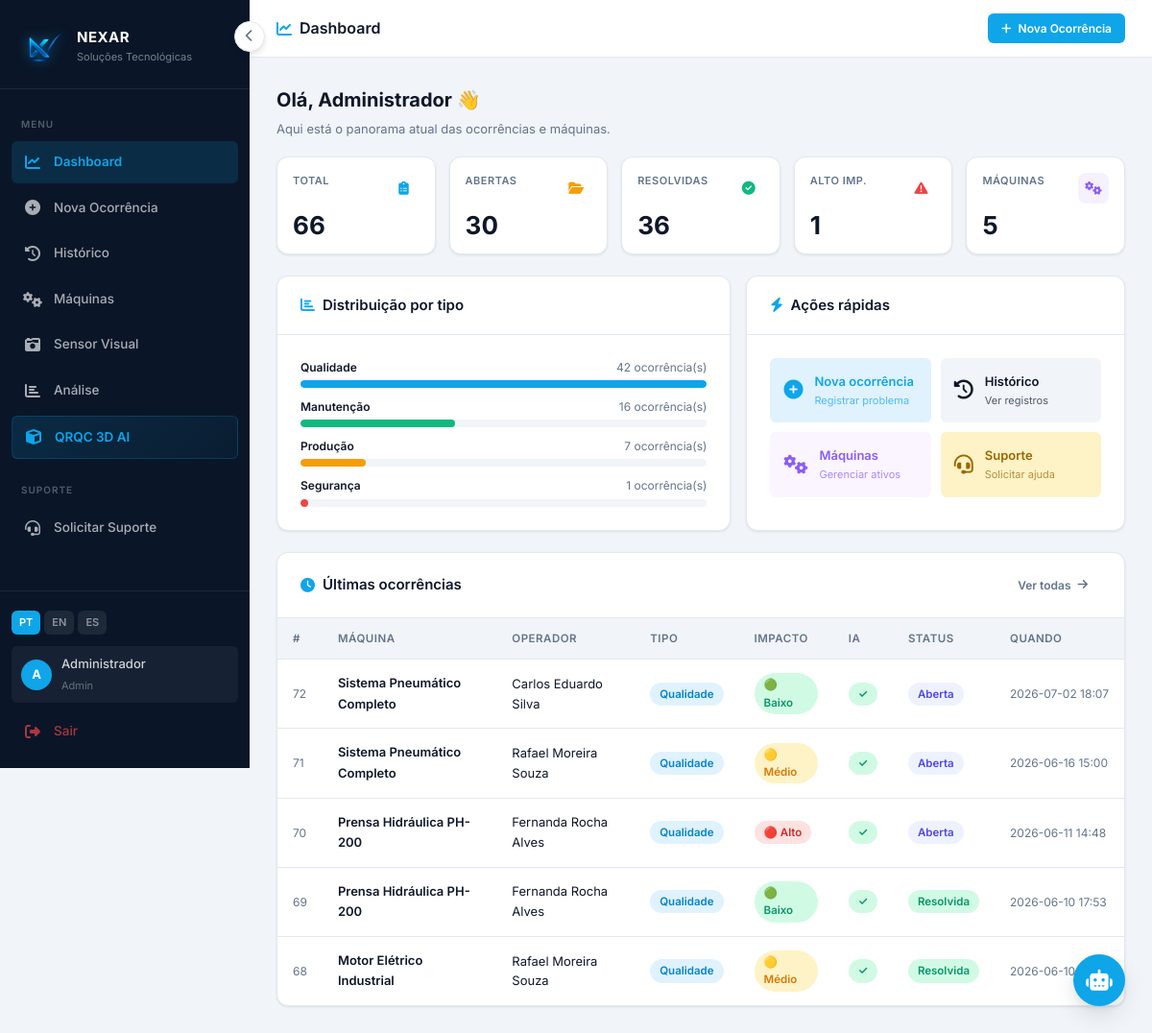
/dashboard (signed in), run on the app's committed database.
### tables this page shows
CREATE TABLE usuarios (
            id INTEGER PRIMARY KEY AUTOINCREMENT,
            nome TEXT NOT NULL,
            email TEXT UNIQUE NOT NULL,
            senha_hash TEXT NOT NULL,
            perfil TEXT DEFAULT 'operador',
            ativo INTEGER DEFAULT 1,
            criado_em DATETIME DEFAULT CURRENT_TIMESTAMP
        );

CREATE TABLE ocorrencias (
            id INTEGER PRIMARY KEY AUTOINCREMENT,
            data_ocorrencia TEXT,
            nome_operador TEXT,
            setor_area TEXT,
            descricao TEXT,
            tipo_ocorrencia TEXT,
            nivel_impacto TEXT,
            problema_recorrente TEXT,
            detalhamento_tecnico TEXT,
            resposta_ia TEXT,
            imagem_url TEXT,
            data_registro DATETIME DEFAULT CURRENT_TIMESTAMP
        , ia_status TEXT DEFAULT 'ok', status TEXT DEFAULT 'Aberta', diagrama_url TEXT, maquina_id INTEGER, anotacoes_ia TEXT, solucao_aplicada TEXT, componente_real TEXT, data_resolucao DATETIME, resolvido_por_id INTEGER);

CREATE TABLE maquinas (
            id INTEGER PRIMARY KEY AUTOINCREMENT,
            nome TEXT NOT NULL,
            modelo TEXT,
            fabricante TEXT,
            ano TEXT,
            setor TEXT,
            descricao TEXT,
            criado_em DATETIME DEFAULT CURRENT_TIMESTAMP
        );

### app.py (the view)
@app.route("/dashboard")
@login_required
def dashboard():
    conn = get_db()
    total       = conn.execute("SELECT COUNT(*) AS n FROM ocorrencias").fetchone()["n"]
    abertas     = conn.execute("SELECT COUNT(*) AS n FROM ocorrencias WHERE status = 'Aberta'").fetchone()["n"]
    resolvidas  = conn.execute("SELECT COUNT(*) AS n FROM ocorrencias WHERE status IN ('Resolvida','Fechada')").fetchone()["n"]
    alto_imp    = conn.execute("SELECT COUNT(*) AS n FROM ocorrencias WHERE nivel_impacto = 'Alto' AND status = 'Aberta'").fetchone()["n"]
    total_maq   = conn.execute("SELECT COUNT(*) AS n FROM maquinas").fetchone()["n"]
    por_tipo = conn.execute("""
        SELECT COALESCE(tipo_ocorrencia,'Outros') AS tipo, COUNT(*) AS n
        FROM ocorrencias GROUP BY tipo ORDER BY n DESC
    """).fetchall()
    ultimas = conn.execute("""
        SELECT o.id, o.nome_operador, o.tipo_ocorrencia, o.nivel_impacto,
               o.descricao, o.status, o.data_registro, o.ia_status,
               m.nome AS maquina_nome
        FROM ocorrencias o
        LEFT JOIN maquinas m ON o.maquina_id = m.id
        ORDER BY o.data_registro DESC LIMIT 5
    """).fetchall()
    conn.close()
    kpis = {
        "total": total, "abertas": abertas, "resolvidas": resolvidas,
        "alto_impacto": alto_imp, "maquinas": total_maq,
    }
    return render_template("telaInicial.html", kpis=kpis, por_tipo=por_tipo, ultimas=ultimas)

### app.py (called while the page is built)
def get_db():
    conn = sqlite3.connect("qrqc.db")
    conn.row_factory = sqlite3.Row
    return conn

@login_manager.user_loader
def load_user(user_id):
    conn = get_db()
    u = conn.execute("SELECT * FROM usuarios WHERE id = ?", (user_id,)).fetchone()
    conn.close()
    if u:
        return User(u["id"], u["nome"], u["email"], u["perfil"])
    return None

@app.context_processor
def inject_globals():
    lang = session.get("lang", "pt")
    return {"t": TRANSLATIONS.get(lang, TRANSLATIONS["pt"]), "lang": lang}

### templates/telaInicial.html (shortened to what this page needs)
{% extends 'menu.html' %}
{% block content %}
<div class="topbar">
  <div class="topbar-title">
    <i class="fas fa-chart-line"></i> Dashboard
  </div>
  <div class="topbar-actions">
    <a href="{{ url_for('CadastroOcorrencia') }}" class="btn btn-primary btn-sm">
      <i class="fas fa-plus"></i> {{ t.nova_ocorrencia }}
    </a>
  </div>
</div>
<div class="page-body">
  <div style="margin-bottom:18px;">
    <h2 style="font-size:20px; font-weight:700; color:var(--text); margin-bottom:4px;">
      Olá, {{ current_user.nome.split()[0] }} 👋
    </h2>
    <p style="color:var(--text-muted); font-size:13px;">
      Aqui está o panorama atual das ocorrências e máquinas.
    </p>
  </div>
  <div class="kpi-grid">
    {% set cards = [
      ('Total',      kpis.total,        'fa-clipboard-list', 'var(--primary)'),
      ('Abertas',    kpis.abertas,      'fa-folder-open',    'var(--warning)'),
      ('Resolvidas', kpis.resolvidas,   'fa-check-circle',   'var(--success)'),
      ('Alto Imp.',  kpis.alto_impacto, 'fa-exclamation-triangle','var(--danger)'),
      ('Máquinas',   kpis.maquinas,     'fa-cogs',           '#8B5CF6'),
    ] %}
    {% for label, valor, icon, cor in cards %}
    <div class="card" style="padding:16px;">
      <div style="display:flex; justify-content:space-between; align-items:flex-start; margin-bottom:10px;">
        <span style="font-size:11px; color:var(--text-muted); font-weight:600; text-transform:uppercase; letter-spacing:.5px;">{{ label }}</span>
        <div style="
          width:32px; height:32px; border-radius:8px;
          background:{{ cor }}15;
          display:flex; align-items:center; justify-content:center;
        ">
          <i class="fas {{ icon }}" style="color:{{ cor }}; font-size:14px;"></i>
        </div>
      </div>
      <div style="font-size:26px; font-weight:700; color:var(--text); line-height:1;">{{ valor }}</div>
    </div>
    {% endfor %}
  </div>
  <div class="dash-two-col">
    <div class="card">
      <div class="card-header">
        <span class="card-title"><i class="fas fa-chart-bar"></i> Distribuição por tipo</span>
      </div>
      <div class="card-body">
        {% if por_tipo %}
          {% set max_n = por_tipo[0].n if por_tipo[0].n > 0 else 1 %}
          <div style="display:flex; flex-direction:column; gap:10px;">
            {% for t_row in por_tipo %}
            {% set pct = (t_row.n * 100 // max_n) %}
            {% set cor = 'var(--primary)' if t_row.tipo == 'Qualidade'
                          else 'var(--danger)'  if t_row.tipo == 'Segurança'
                          else 'var(--warning)' if t_row.tipo == 'Produção'
                          else 'var(--success)' if t_row.tipo == 'Manutenção'
                          else 'var(--text-light)' %}
            <div>
              <div style="display:flex; justify-content:space-between; font-size:12px; margin-bottom:4px;">
                <span style="font-weight:600; color:var(--text);">{{ t_row.tipo }}</span>
                <span style="color:var(--text-muted);">{{ t_row.n }} ocorrência(s)</span>
              </div>
              <div style="height:8px; background:var(--bg-page); border-radius:4px; overflow:hidden;">
                <div style="height:100%; width:{{ pct }}%; background:{{ cor }}; border-radius:4px; transition:width .4s;"></div>
              </div>
            </div>
            {% endfor %}
          </div>
        {% else %}
          <div style="text-align:center; padding:32px 0; color:var(--text-muted);">
            <i class="fas fa-chart-bar" style="font-size:28px; opacity:.3; display:block; margin-bottom:8px;"></i>
            <p style="font-size:13px;">Nenhuma ocorrência registrada ainda.</p>
          </div>
        {% endif %}
      </div>
    </div>
    <div class="card">
      <div class="card-header">
        <span class="card-title"><i class="fas fa-bolt"></i> Ações rápidas</span>
      </div>
      <div class="card-body">
        <div class="grid-2" style="gap:10px;">
          <a href="{{ url_for('CadastroOcorrencia') }}" class="quick-action" style="background:var(--primary-light); color:var(--primary);">
            <i class="fas fa-plus-circle"></i>
            <div>
              <strong>Nova ocorrência</strong>
              <small>Registrar problema</small>
            </div>
          </a>
          <a href="{{ url_for('historico') }}" class="quick-action" style="background:#F1F5F9; color:var(--text);">
            <i class="fas fa-history"></i>
            <div>
              <strong>Histórico</strong>
              <small>Ver registros</small>
            </div>
          </a>
          <a href="{{ url_for('maquinas') }}" class="quick-action" style="background:#FAF5FF; color:#8B5CF6;">
            <i class="fas fa-cogs"></i>
            <div>
              <strong>Máquinas</strong>
              <small>Gerenciar ativos</small>
            </div>
          </a>
          <a href="{{ url_for('solicitacao') }}" class="quick-action" style="background:#FEF3C7; color:#9A6700;">
            <i class="fas fa-headset"></i>
            <div>
              <strong>Suporte</strong>
              <small>Solicitar ajuda</small>
            </div>
          </a>
        </div>
      </div>
    </div>
  </div>
  <div class="card">
    <div class="card-header">
      <span class="card-title"><i class="fas fa-clock"></i> Últimas ocorrências</span>
      <a href="{{ url_for('historico') }}" class="btn btn-ghost btn-sm">
        Ver todas <i class="fas fa-arrow-right"></i>
      </a>
    </div>
    <div class="card-body" style="padding:0;">
      {% if ultimas %}
      <div class="table-wrapper">
      <table class="table" style="margin:0;">
        <thead>
          <tr>
            <th>#</th>
            <th>Máquina</th>
            <th>Operador</th>
            <th>Tipo</th>
            <th>Impacto</th>
            <th>IA</th>
            <th>Status</th>
            <th>Quando</th>
          </tr>
        </thead>
        <tbody>
          {% for o in ultimas %}
          <tr>
            <td style="color:var(--text-muted); font-size:12px;">{{ o.id }}</td>
            <td><span style="font-weight:600; font-size:13px;">{{ o.maquina_nome or '—' }}</span></td>
            <td style="font-size:13px;">{{ o.nome_operador }}</td>
            <td>
              {% if o.tipo_ocorrencia == 'Qualidade' %}<span class="badge badge-primary">{{ o.tipo_ocorrencia }}</span>
              {% elif o.tipo_ocorrencia == 'Segurança' %}<span class="badge badge-danger">{{ o.tipo_ocorrencia }}</span>
              {% elif o.tipo_ocorrencia == 'Produção' %}<span class="badge badge-warning">{{ o.tipo_ocorrencia }}</span>
              {% else %}<span class="badge badge-info">{{ o.tipo_ocorrencia or '—' }}</span>{% endif %}
            </td>
            <td>
              {% if o.nivel_impacto == 'Alto' %}<span class="badge badge-danger">🔴 Alto</span>
              {% elif o.nivel_impacto == 'Médio' %}<span class="badge badge-warning">🟡 Médio</span>
              {% else %}<span class="badge badge-success">🟢 Baixo</span>{% endif %}
            </td>
            <td>
              {% if o.ia_status == 'ok' %}<span class="badge badge-success">✓</span>
              {% elif o.ia_status == 'fallback' %}<span class="badge badge-warning">offline</span>
              {% else %}<span class="badge badge-danger">erro</span>{% endif %}
            </td>
            <td>
              {% if o.status in ('Resolvida','Fechada') %}<span class="badge badge-success">{{ o.status }}</span>
              {% elif o.status == 'Em andamento' %}<span class="badge badge-warning">{{ o.status }}</span>
              {% else %}<span class="badge badge-info">{{ o.status or 'Aberta' }}</span>{% endif %}
            </td>
            <td style="font-size:12px; color:var(--text-muted); white-space:nowrap;">
              {{ o.data_registro[:16] if o.data_registro else '—' }}
            </td>
          </tr>
          {% endfor %}
        </tbody>
      </table>
      </div>
      {% endif %}
    </div>
  </div>
</div>
{% endblock %}

### templates/menu.html (shortened to what this page needs)
<!DOCTYPE html>
<html lang="{{ lang }}">
<head>
  <link rel="stylesheet" href="/static/css/design-system.css" />
  <link rel="stylesheet" href="https://cdnjs.cloudflare.com/ajax/libs/font-awesome/6.5.0/css/all.min.css" />
</head>
<body>
<div class="app-wrapper">
  <aside class="sidebar" id="sidebar">
    <div class="sidebar-logo">
      <img src="/static/assets/img/nexar_logo_clean.png" alt="Nexar" />
      <div class="sidebar-logo-text">
        <h4>NEXAR</h4>
        <p>Soluções Tecnológicas</p>
      </div>
    </div>
    <nav class="sidebar-nav">
      <span class="nav-label">Menu</span>
      <a href="{{ url_for('dashboard') }}"
         class="nav-item {% if request.endpoint == 'dashboard' %}active{% endif %}">
        <i class="fas fa-chart-line"></i>
        <span>Dashboard</span>
      </a>
      <a href="{{ url_for('CadastroOcorrencia') }}"
         class="nav-item {% if request.endpoint == 'CadastroOcorrencia' or request.endpoint == 'registrar_ocorrencia' %}active{% endif %}">
        <i class="fas fa-plus-circle"></i>
        <span>{{ t.nova_ocorrencia }}</span>
      </a>
      <a href="{{ url_for('historico') }}"
         class="nav-item {% if request.endpoint == 'historico' %}active{% endif %}">
        <i class="fas fa-history"></i>
        <span>{{ t.historico }}</span>
      </a>
      <a href="{{ url_for('maquinas') }}"
         class="nav-item {% if 'maquina' in request.endpoint %}active{% endif %}">
        <i class="fas fa-cogs"></i>
        <span>{{ t.maquinas }}</span>
      </a>
      <a href="{{ url_for('sensor') }}"
         class="nav-item {% if request.endpoint == 'sensor' %}active{% endif %}">
        <i class="fas fa-camera-retro"></i>
        <span>Sensor Visual</span>
      </a>
      <a href="{{ url_for('analise') }}"
         class="nav-item {% if request.endpoint == 'analise' %}active{% endif %}">
        <i class="fas fa-chart-bar"></i>
        <span>Análise</span>
      </a>
      <a href="{{ url_for('historico') }}"
         class="nav-item {% if request.endpoint == 'qrqc3d' %}active{% endif %}"
         style="background: {% if request.endpoint == 'qrqc3d' %}var(--sidebar-active){% else %}linear-gradient(135deg,rgba(14,165,233,.15),rgba(14,165,233,.05)){% endif %}; border: 1px solid rgba(14,165,233,.2);">
        <i class="fas fa-cube" style="color:var(--primary)"></i>
        <span style="color:var(--primary);font-weight:600">QRQC 3D AI</span>
      </a>
      <span class="nav-label" style="margin-top:8px">Suporte</span>
      <a href="{{ url_for('solicitacao') }}"
         class="nav-item {% if request.endpoint == 'solicitacao' %}active{% endif %}">
        <i class="fas fa-headset"></i>
        <span>{{ t.solicitar_suporte }}</span>
      </a>
    </nav>
    <div class="sidebar-footer">
      <div class="lang-selector">
        <a href="{{ url_for('set_lang', lang='pt') }}"
           class="lang-btn {% if lang == 'pt' %}active{% endif %}">PT</a>
        <a href="{{ url_for('set_lang', lang='en') }}"
           class="lang-btn {% if lang == 'en' %}active{% endif %}">EN</a>
        <a href="{{ url_for('set_lang', lang='es') }}"
           class="lang-btn {% if lang == 'es' %}active{% endif %}">ES</a>
      </div>
      <div class="user-chip">
        <div class="user-avatar">
          {{ current_user.nome[0].upper() if current_user.is_authenticated else 'U' }}
        </div>
        <div class="user-info-text">
          <p>{{ current_user.nome if current_user.is_authenticated else 'Usuário' }}</p>
          <span>{{ current_user.perfil.title() if current_user.is_authenticated else '' }}</span>
        </div>
      </div>
      <a href="{{ url_for('logout') }}" class="nav-item" style="color: rgba(239,68,68,.7);">
        <i class="fas fa-sign-out-alt"></i>
        <span>{{ t.sair }}</span>
      </a>
    </div>
  </aside>
  <button class="sidebar-toggle" id="sidebarToggle" onclick="toggleSidebar()">
    <i class="fas fa-chevron-left"></i>
  </button>
  <div class="main-content" id="mainContent">
    {% block content %}{% endblock %}
  </div>
</div>
<button class="chat-fab" id="chatFab" onclick="toggleChat()" title="{{ t.assistente }}">
  <i class="fas fa-robot"></i>
</button>
</body>
</html>

### templates/telaInicial.html (style rules this page uses)
.quick-action { display: flex; align-items: center; gap: 12px; padding: 14px; border-radius: var(--radius-sm); text-decoration: none; transition: var(--transition); }
.quick-action i { font-size: 20px; flex-shrink: 0; }
.quick-action strong { display:block; font-size: 13px; font-weight: 600; }
.quick-action small { display:block; font-size: 11px; opacity: .7; margin-top:1px; }

### data on the page
usuarios: nome "A", nome "Administrador", perfil "Admin"
ocorrencias: id "72", nome "Sistema Pneumático Completo", nome_operador "Carlos Eduardo Silva", tipo_ocorrencia "Qualidade", nivel_impacto "🟢 Baixo", status "Aberta", data_registro "2026-07-02 18:07"
ocorrencias: id "71", nome "Sistema Pneumático Completo", nome_operador "Rafael Moreira Souza", tipo_ocorrencia "Qualidade", nivel_impacto "🟡 Médio", status "Aberta", data_registro "2026-06-16 15:00"
ocorrencias: id "70", nome "Prensa Hidráulica PH-200", nome_operador "Fernanda Rocha Alves", tipo_ocorrencia "Qualidade", nivel_impacto "🔴 Alto", status "Aberta", data_registro "2026-06-11 14:48"
ocorrencias: id "69", nome "Prensa Hidráulica PH-200", nome_operador "Fernanda Rocha Alves", tipo_ocorrencia "Qualidade", nivel_impacto "🟢 Baixo", status "Resolvida", data_registro "2026-06-10 17:53"
ocorrencias: id "68", nome "Motor Elétrico Industrial", nome_operador "Rafael Moreira Souza", tipo_ocorrencia "Qualidade", nivel_impacto "🟡 Médio", status "Resolvida", data_registro "2026-06-10 16:04"

### other printed values
{{ t.nova_ocorrencia }} "Nova Ocorrência"
{{ t.historico }} "Histórico"
{{ t.maquinas }} "Máquinas"
{{ t.solicitar_suporte }} "Solicitar Suporte"
{{ t.sair }} "Sair"
{{ label }} "TOTAL" "ABERTAS" "RESOLVIDAS" "ALTO IMP." "MÁQUINAS"
{{ valor }} "66" "30" "36" "1" "5"
{{ t_row.tipo }} "Qualidade" "Manutenção" "Produção" "Segurança"
{{ t_row.n }} "42" "16" "7" "1"
